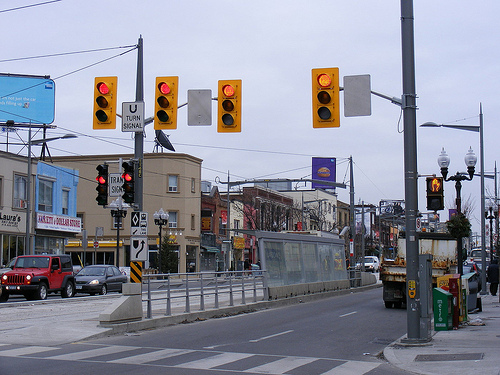
#> input picture yolov3/images/light1.jpg, 500 x 375 px; its folder holds only this picture in this run
$ python -i OneTimeDatasetCreationAugmentation.py   (imports and definitions only)
#> lines starting #> are read from the running program, lines starting #| are printed output that depends on the picture
### lns/common/config.py
"""General configuration file.

Use this file instead of hard-coding any directories or for any other general
configuration of the package.
"""
import os
from typing import List

RESOURCES_ROOT: str = os.path.abspath(os.path.join(os.path.expanduser("~"), ".lns-training/resources"))

DATA_FOLDER_NAME = "data"
PREPROCESSED_DATA_FOLDER_NAME = "datasets"
TRAINERS_FOLDER_NAME = "trainers"
PROCESSED_DATA_FOLDER_NAME = "processed"
WEIGHTS_FOLDER_NAME = "weights"
SUBROOT_FOLDERS = [
    DATA_FOLDER_NAME,
    PREPROCESSED_DATA_FOLDER_NAME,
    TRAINERS_FOLDER_NAME,
    PROCESSED_DATA_FOLDER_NAME,
    WEIGHTS_FOLDER_NAME,
]

PKL_EXTENSION = ".pkl"

POSSIBLE_DATASETS: List[str] = [
    "mocked",
    "LISA",
    "lisa_signs",
    "Bosch",
    "ScaleLights",
    "ScaleLights_New_Utias",
    "ScaleLights_New_Youtube",
    "ScaleLights_New_TRC",
    "ScaleLights_New_Test",
    "ScaleSigns",
    "ScaleObjects",
    "LyftPerception"
    "SCALE",
    "nuscenes",
    "JAADDataset",
]


def generate_resources_filetree(root: str = RESOURCES_ROOT) -> None:
    """Generate the folder structure for all the common resources."""
    if not os.path.isdir(root):
        os.makedirs(root)
    for subroot in SUBROOT_FOLDERS:
        subroot_path = os.path.join(root, subroot)
        if not os.path.isdir(subroot_path):
            os.makedirs(subroot_path)
#> (the call stopped at in init_cached_preprocessed_data, `preprocessed_data_path = os.path.join(Resources.get_root(), config.PRE..`: lns is not available in this run)


generate_resources_filetree()

### lns/common/preprocess.py
"""Common preprocessing step for available datasets.

Manages the generation of a JSON file corresponding to each datasets that
contains an intermediate form of the data annotations for easier use within
the various subpackages representing each method of detection.

Each dataset's generated file's structure will be very similar to encourage
generalization of training methods to multiple datasets. A summary of the
structure of the generated file is below.

{
    "images": [
        "/absolute/path/to/image.png",
        "/absolute/path/to/other_image.png",
        "/absolute/path/to/nested/image.png",
        ...
    ],

    "classes": [
        "class_one",
        "other_detection_class",
        ...
    }

    "annotations": {
        "/absolute/path/to/image.png": [
            object1: utils.Object2D
            object2: utils.Object2D
            ...
        ],
        ...
    }
}
"""
import copy
import importlib
import os
import pickle
import pkgutil
from typing import Callable, Dict

from lns.common import config
from lns.common.dataset import Dataset
from lns.common.resources import Resources

DatasetPreprocessor = Callable[[str], Dataset]


class Preprocessor:
    """Manager for all preprocessing and retrieval of preprocessed data."""

    _dataset_preprocessors: Dict[str, DatasetPreprocessor] = {}
    _preprocessed_data: Dict[str, Dataset] = {}

    @classmethod
    def init_cached_preprocessed_data(cls) -> None:
        """Initialize the preprocessor with previously cached preprocessed data from disk."""
        preprocessed_data_path = os.path.join(Resources.get_root(), config.PREPROCESSED_DATA_FOLDER_NAME)
        for dataset_pkl in os.listdir(preprocessed_data_path):
            if not dataset_pkl.endswith(config.PKL_EXTENSION):
                continue
            name = dataset_pkl.strip(config.PKL_EXTENSION)
            try:
                with open(os.path.join(preprocessed_data_path, dataset_pkl), "rb") as file:
                    dataset = pickle.load(file)
            except pickle.PickleError:
                print(f"Something went wrong while reading `{name}` from preprocessor cache, skipping.")
            else:
                cls._preprocessed_data[name] = dataset

    # [11 lines left out: function cache_preprocessed_data, not called in this run]

    @classmethod
    def register_default_preprocessors(cls) -> None:
        """Register default preprocessors in preprocessing."""
        # Import all preprocessing modules so that they are registered in the preprocessor
        from lns.common import preprocessing
        for _, name, _ in pkgutil.walk_packages(preprocessing.__path__):  # type: ignore
            importlib.import_module(preprocessing.__name__ + '.' + name)

    # [42 lines left out: functions register_dataset_preprocessor, preprocess, not called in this run]


Preprocessor.init_cached_preprocessed_data()
Preprocessor.register_default_preprocessors()

### lns/common/preprocessing/y4signs_2x.py
import os
from collections import Counter
from lns.common.dataset import Dataset
from lns.common.structs import Object2D, Bounds2D
from lns.common.dataset import Dataset
import pickle

class Y4Signs_2x:
    def __init__(self, dataset_name):
#> further down, picture is the input picture: shape (375, 500, 3); mean B, G, R 152.5, 139.5, 137.9
        self.dataset_name = dataset_name

    def getDataset(self, path: str):
        if not os.path.isdir(path):
            raise FileNotFoundError("Could not find Y4Signs dataset on path: " + path)

        images: Dataset.Images = []
        classes: Dataset.Classes = []
        annotations: Dataset.Annotations = {}

        for data_path in os.listdir(path):
            if 'png' in data_path:
                image_path = os.path.join(path, data_path)
                images.append(image_path)
                annot_path = os.path.join(path, data_path[:-len('png')] + 'pkl')
                annots = None
                with open(annot_path,'rb') as annot_file:
                    annots = pickle.load(annot_file)
                annotations[image_path] = annots

        classes = None

        with open(os.path.join(path, 'classes.pkl'),'rb') as annot_file:
            classes = pickle.load(annot_file)


        return Dataset(self.dataset_name, images, classes, annotations)


### scripts/OneTimeDatasetCreationAugmentation.py
import os
import random
import cv2
import pickle
import math
import numpy as np
from collections import Counter
from tqdm import tqdm  # type: ignore
from lns.common.dataset import Dataset
from lns.common.preprocess import Preprocessor
from lns.common import config
from lns.common.preprocessing.y4signs_2x import Y4Signs_2x
from lns.common.structs import Bounds2D # For recreate 2D Bound
# from lns.common.preprocessing.y4signs import Y4signs

# things to configure-------------------
DATASET_SRC = 'Y4Signs_filtered_1036_584_train_split' # can change the source of data.
# [1 line that did not run here, left out]
# [1 line that did not run here, left out]
# [1 line that did not run here, left out]
DO_NOT_SPLIT = True # True if you don't want to split but only augment and/or resize
# [1 line that did not run here, left out]
# [1 line that did not run here, left out]
#Data Augmentation parameters
MAX_ROTATION_ANGLE_DEGREE = 10
MAX_BRIGHTNESS_CHANGE = 70

#---------Data Augmentation Functions--------
# Randomly change the brightness of imgs
def increase_brightness(img):
    hsv = cv2.cvtColor(img, cv2.COLOR_BGR2HSV)
#> hsv: shape (375, 500, 3); mean H, S, V 102.9, 52.4, 159.2
    h, s, v = cv2.split(hsv)
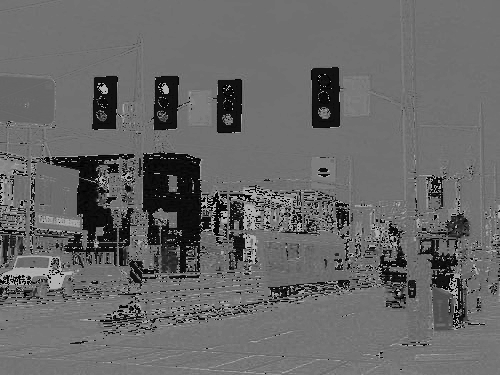
#> h: shape (375, 500); min 0, max 179, mean 102.9
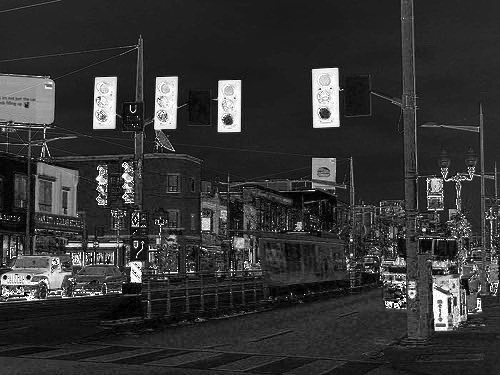
#> s: shape (375, 500); min 0, max 255, mean 52.4
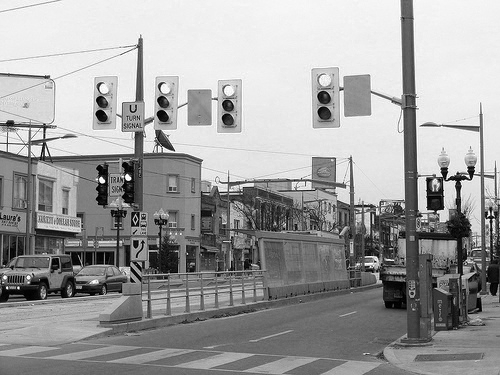
#> v: shape (375, 500); min 0, max 255, mean 159.2

    # generate random brightness noise
    value = random.randint(-MAX_BRIGHTNESS_CHANGE, MAX_BRIGHTNESS_CHANGE+1)

    # Clap the result to 0 - 255
    if value >= 0:
        lim = 255 - value
        v[v > lim] = 255
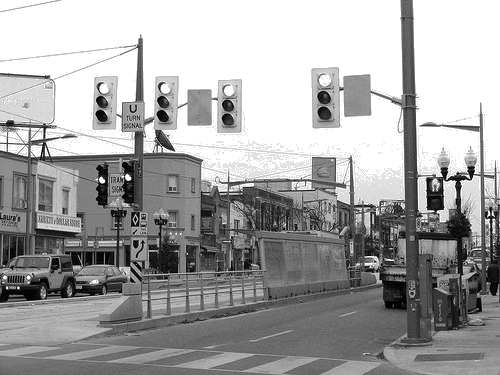
#> v: shape (375, 500); min 0, max 255, mean 164.9
        v[v <= lim] += value
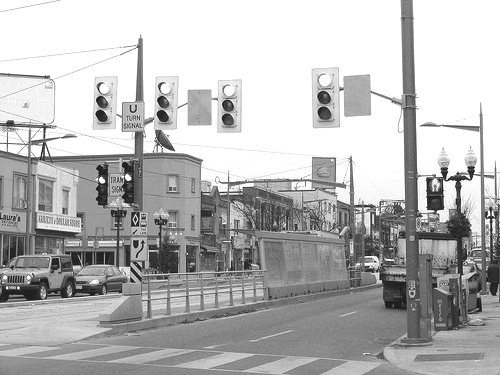
#> v: shape (375, 500); min 28, max 255, mean 183.4
    else:
        value = int(-value)
        lim = 0 + value
        v[v < lim] = 0
        v[v >= lim] -= value

    final_hsv = cv2.merge((h, s, v))
#> final_hsv: shape (375, 500, 3); mean H, S, V 102.9, 52.4, 183.4
    img = cv2.cvtColor(final_hsv, cv2.COLOR_HSV2BGR)
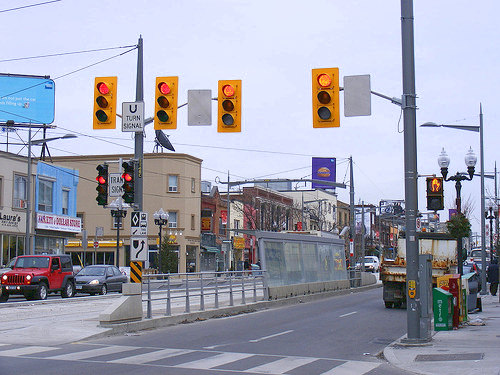
#> img: shape (375, 500, 3); mean B, G, R 175, 159.7, 158.4
    return img

# Randomly resize the images. Note that this will not crop the annotataions of the images
# [96 lines left out: functions resize_image, rotate_image, visualize_annot, not called in this run]


# can name dest datasets anything.
# [5 lines that did not run here, left out]

# [1 line that did not run here, left out]
# [1 line that did not run here, left out]
#-----------------


# [4 lines not run here, left out]
# preprocessor = Y4signs(dataset_name = DATASET_SRC, per_class_limit=0, img_width = IMG_WIDTH, img_height = IMG_HEIGHT)
preprocessor = Y4Signs_2x(dataset_name = DATASET_SRC)
# [1 line not run here, left out]
# [9 lines of commented-out code are left out]


# [1 line that did not run here, left out]

# random.shuffle(raw_dataset.images) # shuffle order of images.


class_limit = Counter()
class_stats_train = Counter()


class_stats_test = None
if not DO_NOT_SPLIT:
    class_stats_test = Counter()

aspect_ratio_sums = {} # to get the average aspect ratio per class.
# [2 lines not run here, left out]


train_img_counter = 0
if not DO_NOT_SPLIT:
    test_img_counter = 0

# [96 lines not run here, left out]

>>> import cv2
>>> picture = cv2.imread('../yolov3/images/light1.jpg')
>>> result = increase_brightness(picture)

$ run again, on yolov3/images/light2.jpg
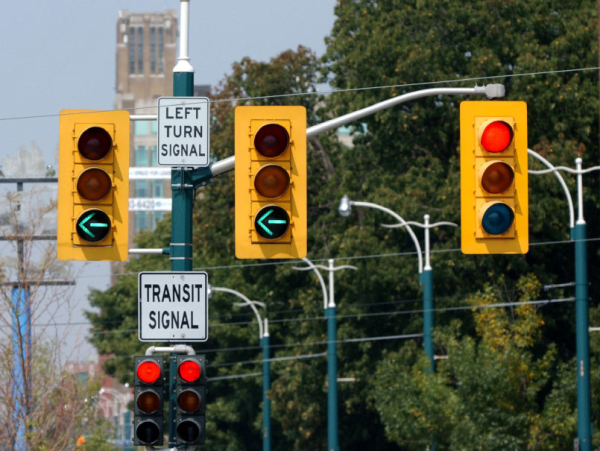
#> input picture yolov3/images/light2.jpg, 1200 x 902 px (shown at 1/2 size)
#> picture is the input picture: shape (902, 1200, 3); mean B, G, R 76.3, 95.7, 95.1
#> hsv: shape (902, 1200, 3); mean H, S, V 59.5, 107.1, 108.1
#> in increase_brightness, `v[v <= lim] += value`:
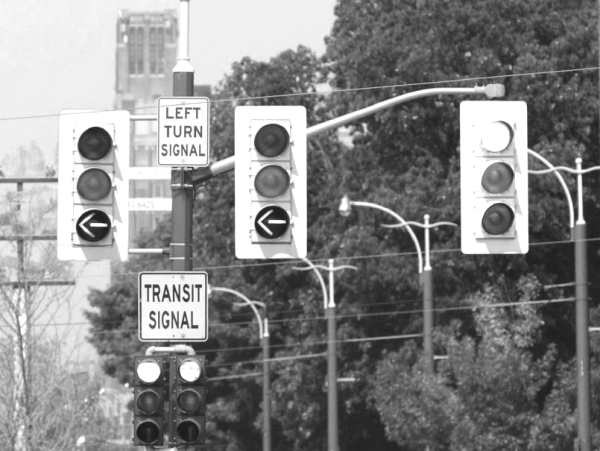
#> v: shape (902, 1200) (shown at 1/2 size); min 28, max 255, mean 134.5
#> final_hsv: shape (902, 1200, 3); mean H, S, V 59.5, 107.1, 134.5
#> in increase_brightness, `img = cv2.cvtColor(final_hsv, cv2.COLOR_HSV2BGR)`:
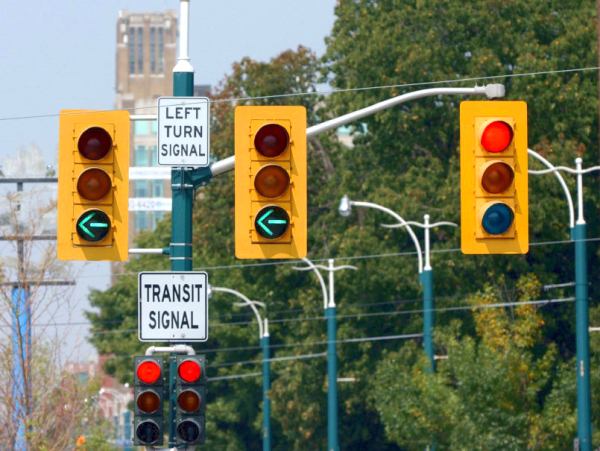
#> img: shape (902, 1200, 3) (shown at 1/2 size); mean B, G, R 94.8, 120, 115.7

$ run again, on yolov3/images/light3.jpg
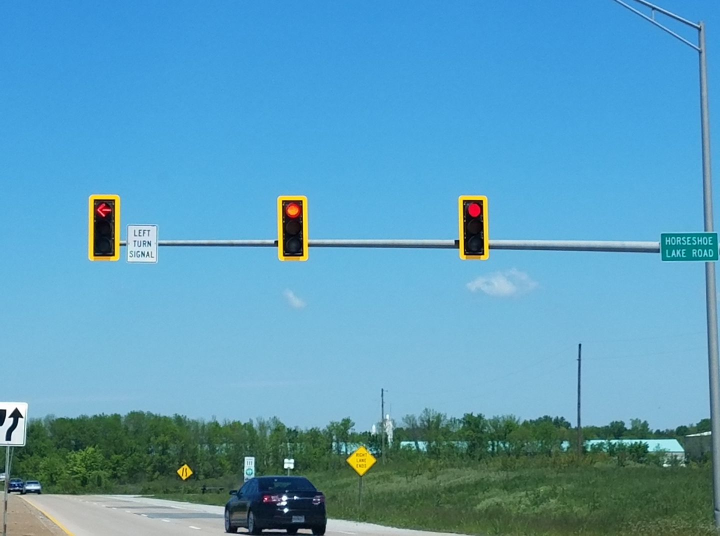
#> input picture yolov3/images/light3.jpg, 1440 x 1072 px (shown at 1/2 size)
#> picture is the input picture: shape (1072, 1440, 3); mean B, G, R 187.3, 157, 90.9
#> hsv: shape (1072, 1440, 3); mean H, S, V 92.5, 134.7, 193.9
#> in increase_brightness, `v[v <= lim] += value`:
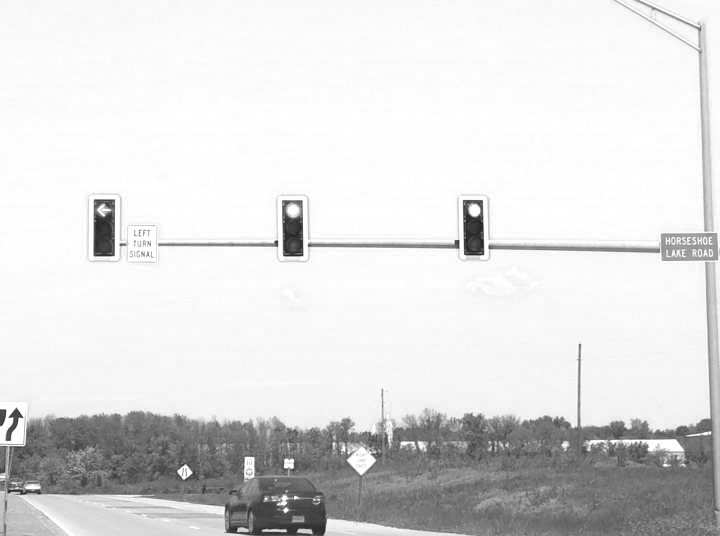
#> v: shape (1072, 1440) (shown at 1/2 size); min 28, max 255, mean 221.6
#> final_hsv: shape (1072, 1440, 3); mean H, S, V 92.5, 134.7, 221.6
#> in increase_brightness, `img = cv2.cvtColor(final_hsv, cv2.COLOR_HSV2BGR)`:
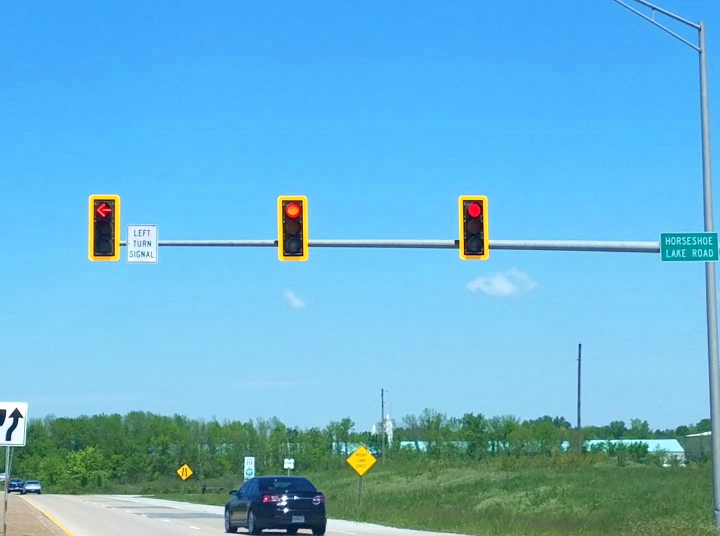
#> img: shape (1072, 1440, 3) (shown at 1/2 size); mean B, G, R 213.2, 179.4, 103.9

$ run again, on yolov3/images/light4.jpg
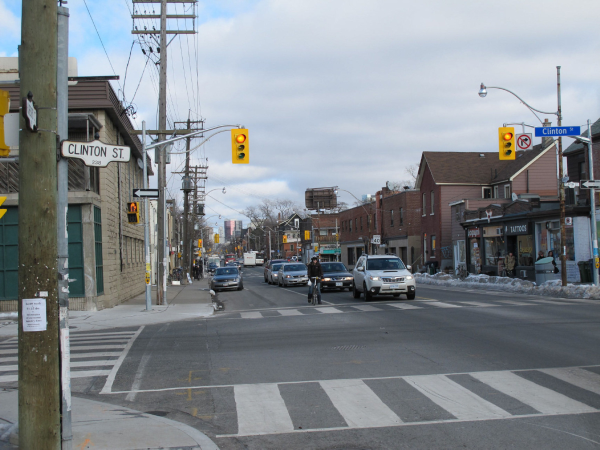
#> input picture yolov3/images/light4.jpg, 1200 x 899 px (shown at 1/2 size)
#> picture is the input picture: shape (899, 1200, 3); mean B, G, R 139.1, 134.1, 128.8
#> hsv: shape (899, 1200, 3); mean H, S, V 91.4, 34.3, 143.1
#> in increase_brightness, `h, s, v = cv2.split(hsv)`:
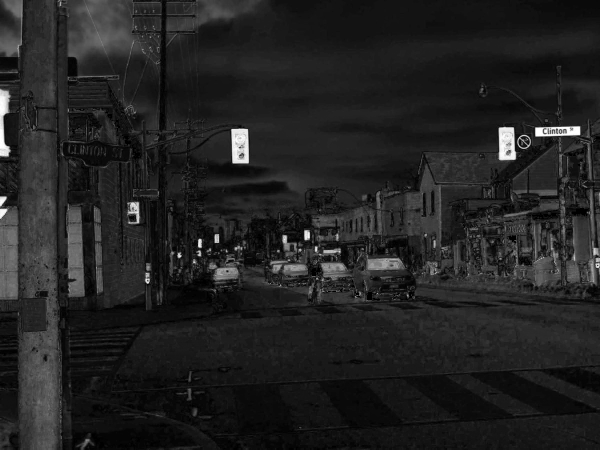
#> s: shape (899, 1200) (shown at 1/2 size); min 0, max 255, mean 34.3
#> final_hsv: shape (899, 1200, 3); mean H, S, V 91.4, 34.3, 170
#> in increase_brightness, `img = cv2.cvtColor(final_hsv, cv2.COLOR_HSV2BGR)`:
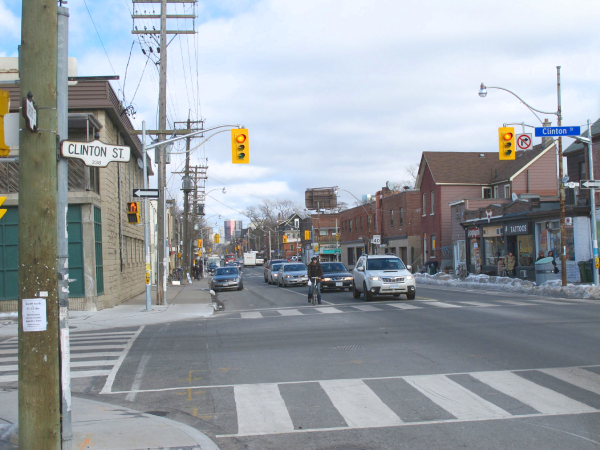
#> img: shape (899, 1200, 3) (shown at 1/2 size); mean B, G, R 164.8, 159, 152.9
